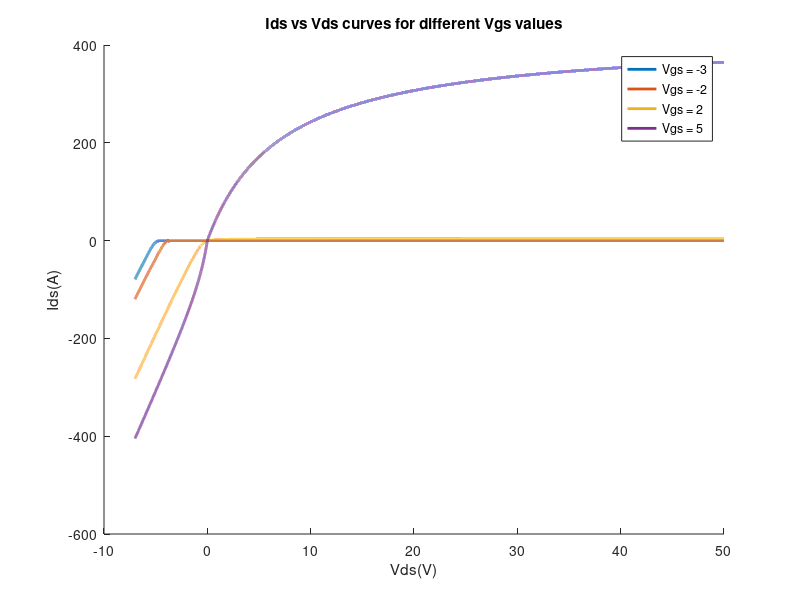

This chart was generated by the following MATLAB code:
close all
clear all
clc
Vgs = -3:1:6;
Vds = -7:0.001:50;
K1 = 0.283;
b1 = 2.035;
c1 = 0.124;
d1 = 1.159;
e1 = -0.204;
m1 = 30.972;
n1 = -4.48;
K2 = 7.114;
b2 = 2.054;
c2 = 0.153;
for GateIndex = 1:10
    for i=1:((57/0.001)+1)
        GS = Vgs(GateIndex);
        DS = Vds(i);
        GD = GS - DS;
        if Vds(i)>0
            I(GateIndex,i) = K1*log(1+exp((GS-b1)/c1))*(m1+n1*GS)*DS/(1+(d1+e1*GS)*DS);
        else
            I(GateIndex,i) = -K2*log(1+exp((GD-b2)/c2))*(-DS/(1-DS));
        end
    end
end

hold all
for j=[1,2,6,9]
    plot(Vds, I(j,:),'Linewidth',2.0);
end
xlabel('Vds(V)');
ylabel('Ids(A)');
title('Ids vs Vds curves for different Vgs values');
hold off
legend ('Vgs = -3','Vgs = -2','Vgs = 2','Vgs = 5');
